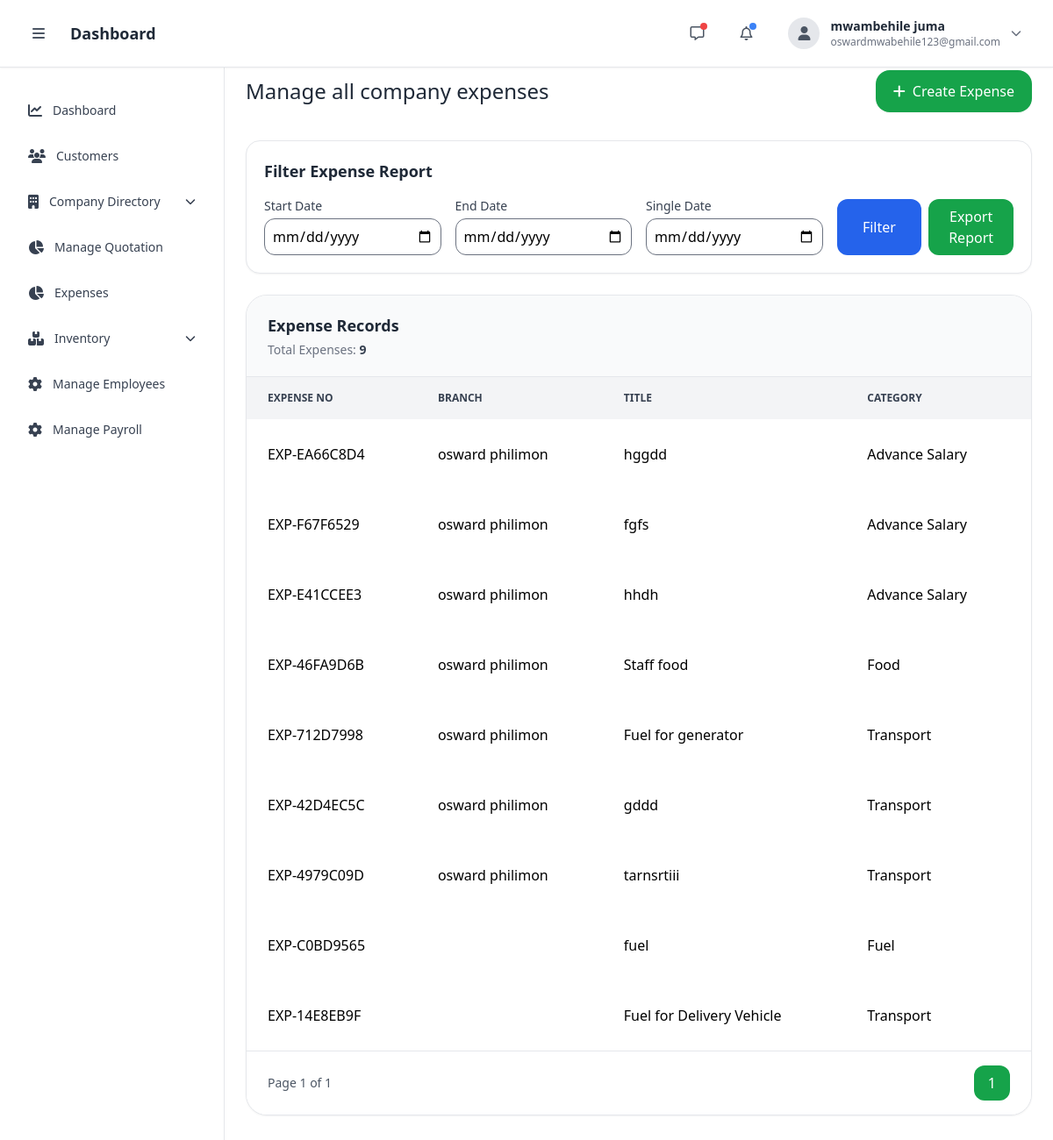
/expenses/list/ (signed in), run on an earlier commit of the app's database.
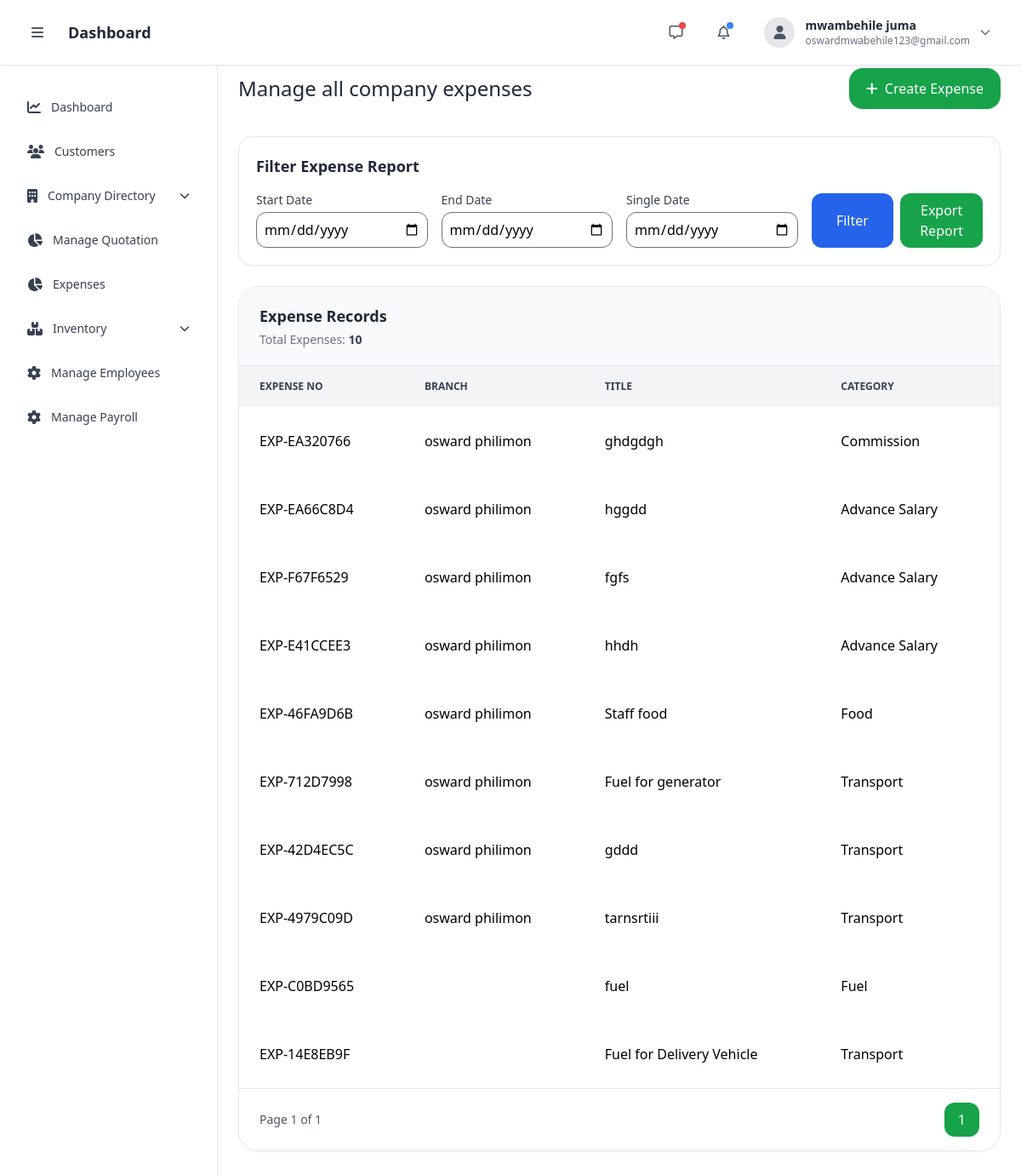
And on a later commit of the database.
### expenses/models.py (models this page shows, shortened)
class Expense(models.Model):
    STATUS_CHOICES = (
        ('draft', 'Draft'),
        ('submitted', 'Submitted'),
        ('approved', 'Approved'),
        ('rejected', 'Rejected'),
        ('paid', 'Paid'),
    )
    company = models.ForeignKey(
        Company,
        on_delete=models.CASCADE
    )
    category = models.ForeignKey(
        'ExpenseCategory',
        on_delete=models.PROTECT
    )
    branch = models.ForeignKey(
        Branch,
        on_delete=models.PROTECT,
        related_name='expenses',
        blank=True,
        null=True
    )
    expense_number = models.CharField(
        max_length=100,
        unique=True
    )
    title = models.CharField(max_length=255)
    description = models.TextField(
        blank=True,
        null=True
    )
    amount = models.DecimalField(
        max_digits=18,
        decimal_places=2
    )
    expense_date = models.DateField()
    employee = models.ForeignKey(
        User,
        on_delete=models.SET_NULL,
        null=True,
        blank=True,
        related_name='employee_expenses'
    )
    salary_amount = models.DecimalField(
        max_digits=18,
        decimal_places=2,
        default=0
    )
    paid_amount = models.DecimalField(
        max_digits=18,
        decimal_places=2,
        default=0
    )
    remaining_balance = models.DecimalField(
        max_digits=18,
        decimal_places=2,
        default=0
    )
    attachment = models.FileField(
        upload_to='expenses/',
        blank=True,
        null=True
    )
    status = models.CharField(
        max_length=20,
        choices=STATUS_CHOICES,
        default='draft'
    )
    submitted_by = models.ForeignKey(
        User,
        on_delete=models.SET_NULL,
        null=True,
        related_name='submitted_expenses'
    )
    approved_by = models.ForeignKey(
        User,
        on_delete=models.SET_NULL,
        null=True,
        blank=True,
        related_name='approved_expenses'
    )
    approved_at = models.DateTimeField(
        blank=True,
        null=True
    )
    created_at = models.DateTimeField(
        auto_now_add=True
    )
    updated_at = models.DateTimeField(
        auto_now=True
    )

class ExpenseCategory(models.Model):
    company = models.ForeignKey(
        Company,
        on_delete=models.CASCADE
    )
    name = models.CharField(max_length=255)
    code = models.CharField(max_length=50)
    description = models.TextField(
        blank=True,
        null=True
    )
    is_active = models.BooleanField(default=True)
    created_at = models.DateTimeField(auto_now_add=True)
    updated_at = models.DateTimeField(auto_now=True)
    class Meta:
        unique_together = ('company', 'code')
        ordering = ['name']

### accounts/models.py (models this page shows, shortened)
class Branch(models.Model):
    company = models.ForeignKey(
        Company,
        on_delete=models.CASCADE,
        related_name='branches'
    )
    name = models.CharField(max_length=255)
    code = models.CharField(
        max_length=50,
        unique=True
    )
    location = models.CharField(
        max_length=255,
        blank=True,
        null=True
    )
    created_at = models.DateTimeField(auto_now_add=True)
    is_active = models.BooleanField(default=True)

### expenses/views.py (the view, shortened to what this page needs)
@login_required
def expense_list(request):
    if request.user.is_superuser or request.user.role == "Manager":
        expenses_list = Expense.objects.select_related(
            'category',
            'submitted_by',
            'company'
        )
    logo_url = request.build_absolute_uri(static("img/logo.png"))
    start_date = request.GET.get("start_date")
    end_date = request.GET.get("end_date")
    single_date = request.GET.get("date")
    if single_date:
        expenses_list = expenses_list.filter(expense_date=single_date)
    if start_date and end_date:
        expenses_list = expenses_list.filter(
            expense_date__range=[start_date, end_date]
        )
    elif start_date:
        expenses_list = expenses_list.filter(expense_date__gte=start_date)
    elif end_date:
        expenses_list = expenses_list.filter(expense_date__lte=end_date)
    expenses_list = expenses_list.order_by("-created_at")
    paginator = Paginator(expenses_list, 10)
    page_number = request.GET.get("page")
    page_obj = paginator.get_page(page_number)
    return render(request, "manager/expense_list.html", {
        "expenses": page_obj,
        "page_obj": page_obj,
        "logo_url": logo_url,
    })

### templates/manager/expense_list.html (shortened to what the changed rows need)
{% extends 'manager/base.html' %}
{% load humanize %}
{% block content %}
{% include 'manager/nav.html' %}
{% include 'manager/sidebar.html' %}
<div class="sm:ml-64 min-h-screen pt-20 px-4 md:px-6 pb-10 ">
    <div class="max-w-7xl mx-auto">
        <div class="flex flex-col lg:flex-row lg:items-center lg:justify-between gap-4 mb-8">
            <div>
                <h1 class="text-2xl text-gray-800">
                    Manage all company expenses
                </h1>
            </div>
        </div>
        <div class="bg-white border border-gray-200 rounded-3xl shadow-sm overflow-hidden">
            <div class="px-6 py-5 border-b bg-gray-50">
                <div class="flex flex-col lg:flex-row lg:items-center lg:justify-between gap-5">
                    <div>
                        <h2 class="text-lg font-semibold text-gray-800">
                            Expense Records
                        </h2>
                        <p class="text-sm text-gray-500 mt-1">
                            Total Expenses:
                            <span class="font-semibold text-gray-700">
                                {{ expenses.paginator.count }}
                            </span>
                        </p>
                    </div>
                </div>
            </div>
            <div class="overflow-x-auto w-full">
                <table class="w-full min-w-[1500px] table-auto">
                    <thead class="bg-gray-100 text-gray-700 uppercase text-xs">
                        <tr>
                            <th class="px-6 py-4 text-left">Expense No</th>
                            <th class="px-6 py-4 text-left">Branch</th>
                            <th class="px-6 py-4 text-left">Title</th>
                            <th class="px-6 py-4 text-left">Category</th>
                            <th class="px-6 py-4 text-left">Amount</th>
                        </tr>
                    </thead>
                    <tbody>
                        {% for expense in expenses %}
                        <tr class="expense-row"
                            data-number="{{ expense.expense_number|lower }}"
                            data-title="{{ expense.title|lower }}"
                            data-category="{{ expense.category.name|lower }}">
                            <td class="px-6 py-5">
                                {{ expense.expense_number }}
                            </td>
                            <td class="px-6 py-5">
                                {{ expense.branch.name }}
                            </td>
                            <td class="px-6 py-5">
                                {{ expense.title }}
                            </td>
                            <td class="px-6 py-5">
                                {{ expense.category.name }}
                            </td>
                            <td class="px-6 py-5 font-bold text-green-600">
                            </td>
                        </tr>
                        {% empty %}
                        <tr>
                            <td colspan="8" class="text-center py-20">
                                No expenses found
                            </td>
                        </tr>
                        {% endfor %}
                    </tbody>
                </table>
            </div>
            <div class="flex items-center justify-between px-6 py-4 border-t bg-white">
                <div class="flex gap-2">
                    {% for num in expenses.paginator.page_range %}
                        {% if num == expenses.number %}
                            <span class="px-4 py-2 bg-green-600 text-white rounded-xl">
                                {{ num }}
                            </span>
                        {% elif num > expenses.number|add:'-2' and num < expenses.number|add:'2' %}
                            <a href="?page={{ num }}"
                               class="px-4 py-2 bg-gray-100 rounded-xl">
                                {{ num }}
                            </a>
                        {% endif %}
                    {% endfor %}
                </div>
            </div>
        </div>
    </div>
</div>
{% endblock %}

What changed in the data, as far as the page shows it:
added Expense: expense_number "EXP-EA320766", branch.name "osward philimon", title "ghdgdgh", category.name "Commission"
Also different on the page:
{{ expenses.paginator.count }}: "9" → "10"
